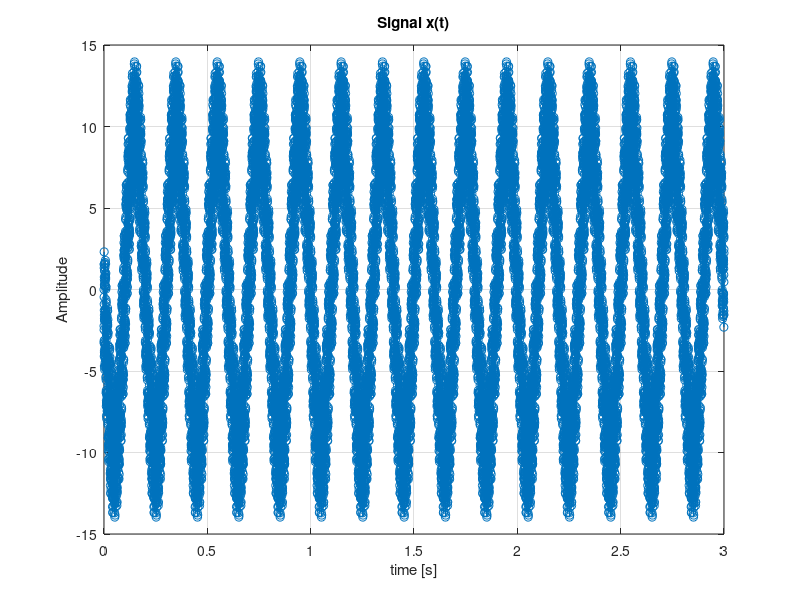
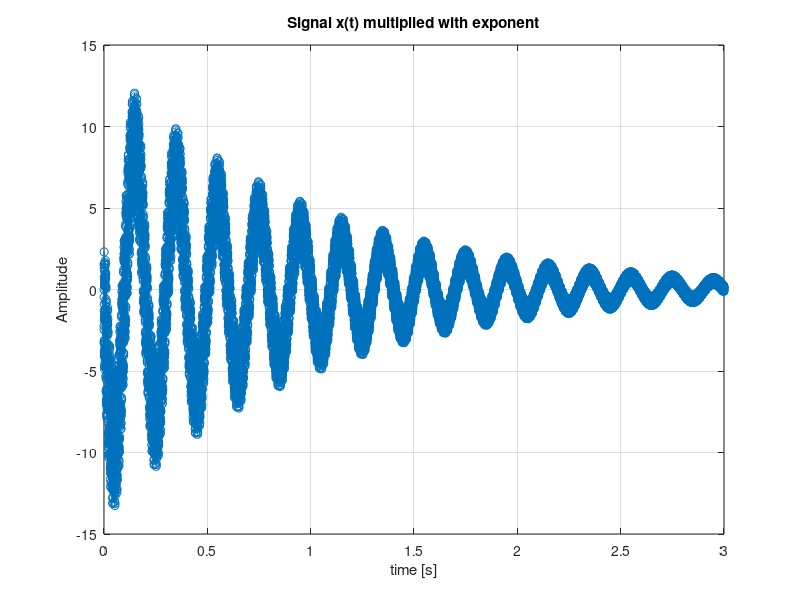
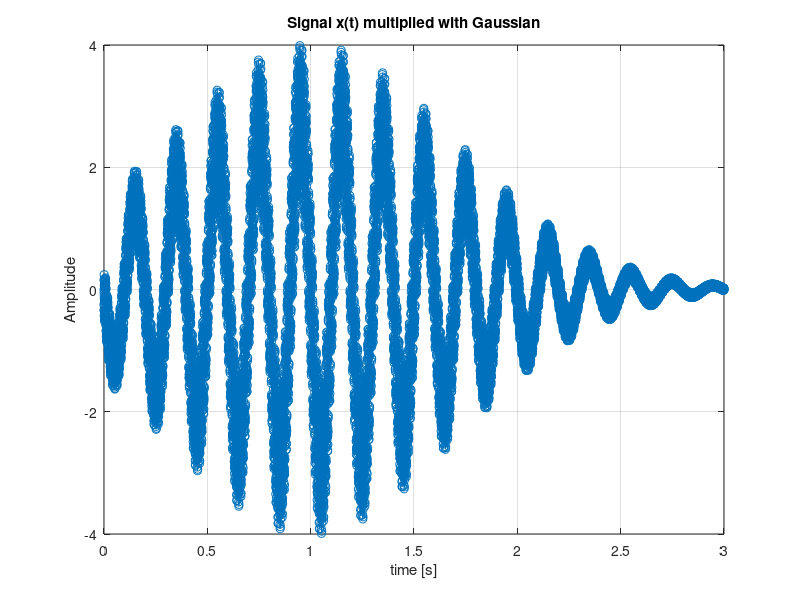

The MATLAB source for these figures, in order:
% dsp01_ex_sine.m
clc; clear all; close all;

fs=8000; Nx=3*fs; df =2000;     % sampling frequency, number of samples

dt = 1/fs;                      % sampling period

t = dt*(0:Nx-1);                % sampling times (many moments)

A1=1; f1=100; p1=pi;          % sine: amplitude, frequency and phase

x1 = A1 * sin(2*pi*f1*t+p1);   % sine as a first signal component
 x2 = 10 * sin(2*pi*5*t+p1);
  x3 = 3 * sin(2*pi*1000*t+p1);

x=x1+x2+x3;

    figure(1);
        plot(t,x,'o-'); grid; title('Signal x(t)'); xlabel('time [s]'); ylabel('Amplitude');

%sound(x,fs);

x=x.*exp(-t);

    figure(2);
        plot(t,x,'o-'); grid; title('Signal x(t) multiplied with exponent'); xlabel('time [s]'); ylabel('Amplitude');

%sound(x,fs);

x=x.*exp(-(t-1.5).^2);

    figure(3);
        plot(t,x,'o-'); grid; title('Signal x(t) multiplied with Gaussian'); xlabel('time [s]'); ylabel('Amplitude');

%sound(x,fs);


